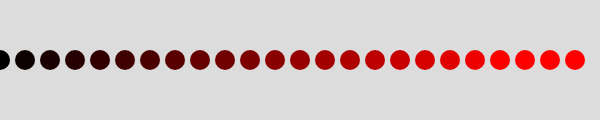
Frame 1 (no input)
Frame 60 (no input): identical to frame 1, image omitted
Frame 120 (the mouse pressed at the canvas centre since frame 60): identical to frame 1, image omitted

The p5.js sketch that drew this single still picture (run headless with seeded random() and noise() and a simulated clock; from frame 60 on, the mouse is pressed at the canvas centre):

// p5.js sketch
// ── sketch.js
function setup() {
  createCanvas(600, 120);
}

function draw() {
  background(220);

  ///(initialize the variable; check for a condition; increment the variable)
  for (var x = 0; x < width; x = x + 25) {
    noStroke();

    //use the incrementing variable for the red value.
    //Divide it by 2 so that it increments less drastically
    fill(x / 2, 0, 0);

    //draw an ellipse with the x location of the variable called x
    ellipse(x, 60, 20, 20);
  }
}
